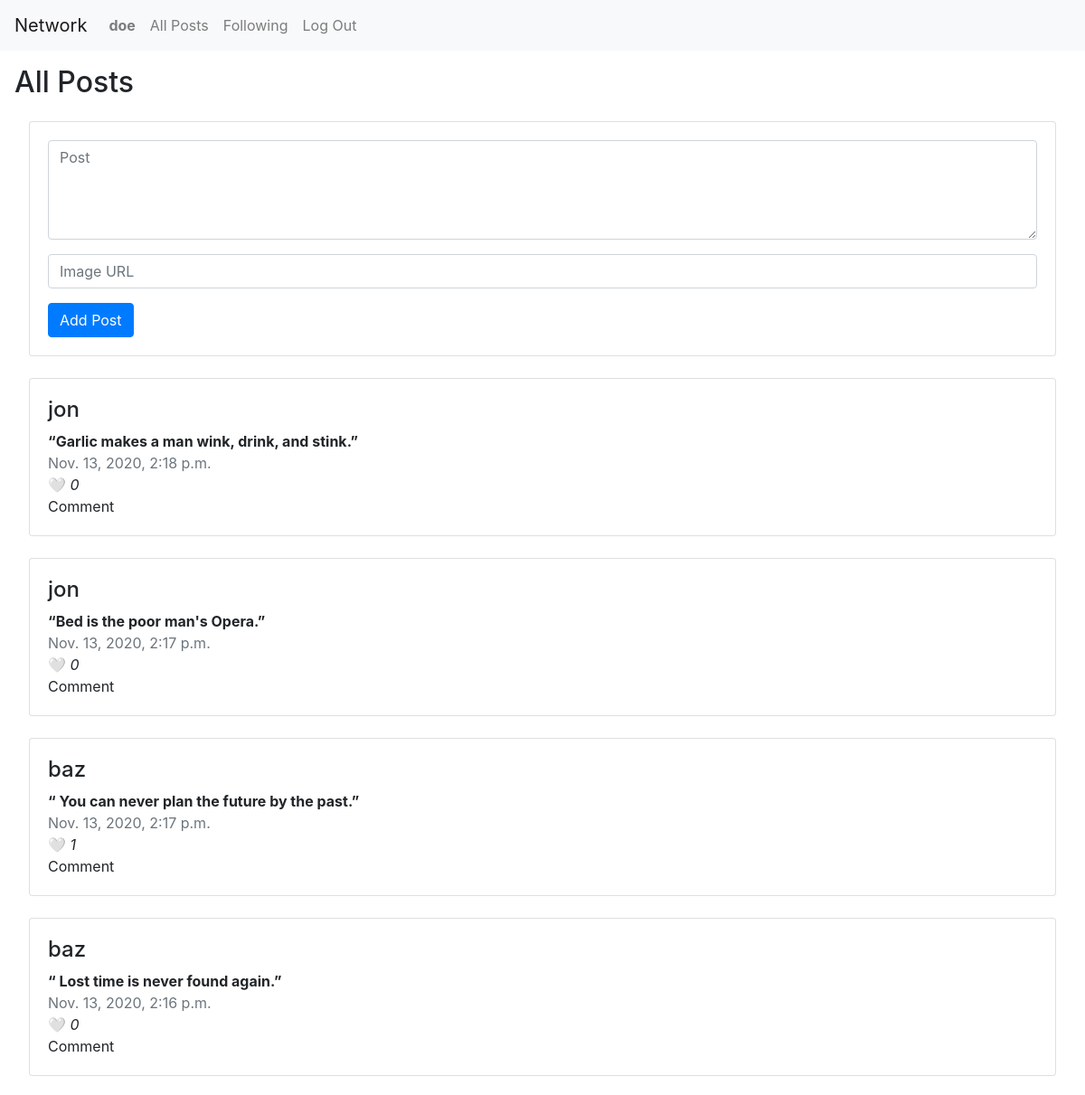
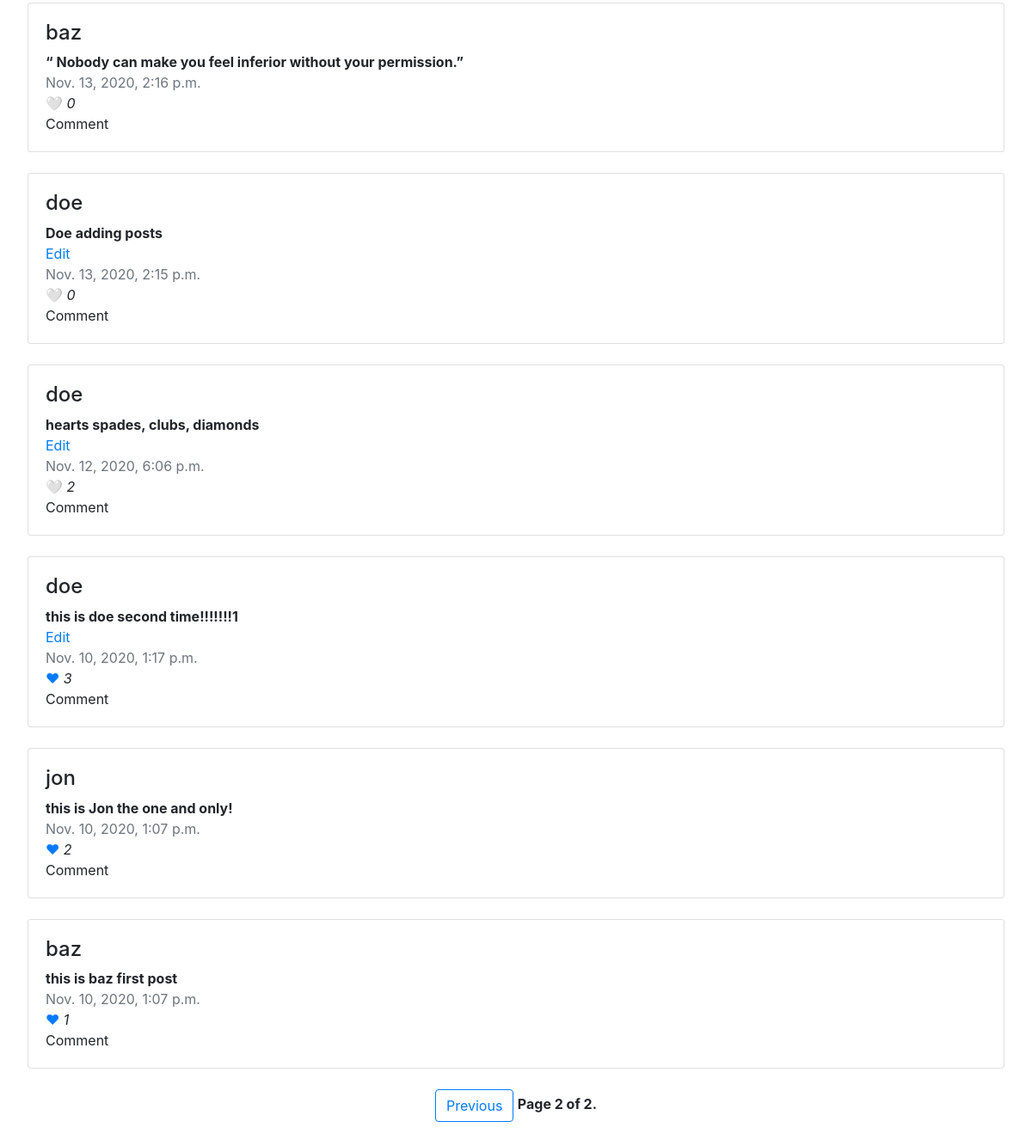
/?page=2 (signed in), run on the app's committed database (2 pictures, top to bottom).
### network/models.py (models this page shows)
class User(AbstractUser):
    pass

class NewPost(models.Model):
    creator = models.CharField(max_length=64)
    text = models.TextField(verbose_name="Description")
    image = models.URLField(blank=True, verbose_name="Image URL", null=True)
    like = models.IntegerField()
    timeStamp = models.DateTimeField(auto_now_add=True,null=True)
    liked = models.ManyToManyField(User, blank=True, related_name="liked_user")
    objects = models.Manager()

### network/views.py (the view)
# urls.py: path("", views.index, name="index"),
def index(request):
    form = NewPostForm(request.POST)
    posts = NewPost.objects.order_by("-timeStamp").all()
    paginator = Paginator(posts, 10)
    page_number = request.GET.get('page')
    page_obj = paginator.get_page(page_number)
    return render(request, "network/index.html", {
        "title" : "All Posts",
        "posts" : posts.order_by("-timeStamp").all(),
        "form": form,
        "page_obj" : page_obj
    })

### network/views.py
class NewPostForm(forms.Form):
    text = forms.CharField(widget=forms.Textarea(attrs={'placeholder' : 'Post', 'class' : 'form-control', 'rows' : 4}))
    image = forms.CharField(label="Image URL", required=False, widget=forms.TextInput(attrs={'placeholder' : 'Image URL', 'class' : 'form-control', 'autocomplete' : 'off'}))

### network/templates/network/index.html (shortened to what this page needs)
{% extends "network/layout.html" %}
{% block body %}
    {% if title %}
        <h2>{{title}}</h2>
    {% endif %}
        <div class="card-column" style="padding: 1em;">
        {% if user.is_authenticated %}
            {% if title == "All Posts" %}
                <div class="card">
                    <div class="card-body">
                        <form action="{% url 'newpost' %}" method="post">
                            {% for item in form %}
                                <div class="form-group">{{ item }}</div>
                            {% endfor %}
                            <button class="btn btn-primary" type="submit">Add Post</button>
                        </form>
                    </div>
                </div>
                <br>
            {% endif %}
        {% endif %}
        {% if posts %}
            {% for post in page_obj %}
                <div class="card">
                    <div class="card-body">
                    <ul class="list-group list-group-horizontal" style="list-style-type: none;">
                        <li>
                            <a href="{% url 'profile' post.creator %}" style="color:inherit" id="creator-{{post.id}}"><h4>{{ post.creator }}</h4></a>
                            <strong id="post-{{post.id}}">{{ post.text }}</strong><br>
                            {% if request.user.username == post.creator %}
                                <a href="javascript:check_edit({{post.id}})" id="edit-{{post.id}}" style="display: block;">Edit</a>
                            {% endif %}
                            <a class="text-muted">{{ post.timeStamp }}<br>
                            {% if user.is_authenticated %}
                                {% if not request.user in post.liked.all %}
                                    <a href="javascript:toggle({{post.id}})" id="like-{{post.id}}" style="text-decoration:none;">🤍</a>
                                {% else %}
                                    <a href="javascript:toggle({{post.id}})" id="like-{{post.id}}" style="text-decoration:none;">❤</a>
                                {% endif %}
                            {% else %}
                                Likes:
                            {% endif %}
                            <i id="numLike-{{post.id}}">{{ post.like }}</i><br>
                            Comment</a>
                        </li>
                    </ul>
                    </div>
                </div>
                <br>
            {% endfor %}
            <div class="pagination justify-content-center">
                <span class="step-links">
                    {% if page_obj.has_previous %}
                        <button class="btn btn-outline-primary"><a href="?page={{ page_obj.previous_page_number }}" style="color:inherit; text-decoration: none;">Previous</a></button>
                    {% endif %}
                    <span class="current">
                        <strong>Page {{ page_obj.number }} of {{ page_obj.paginator.num_pages }}.</strong>
                    </span>
                </span>
            </div>
        {% endif %}
    </div>
{% endblock %}

### network/templates/network/layout.html (shortened to what this page needs)
{% load static %}
<!DOCTYPE html>
<html lang="en">
    <head>
        <link rel="stylesheet" href="https://stackpath.bootstrapcdn.com/bootstrap/4.4.1/css/bootstrap.min.css">
        <link href="{% static 'network/styles.css' %}" rel="stylesheet">
    </head>
    <body>
        <nav class="navbar navbar-expand navbar-light bg-light">
            <a class="navbar-brand" href="{% url 'index' %}">Network</a>
            <div>
              <ul class="navbar-nav mr-auto">
                {% if user.is_authenticated %}
                    <li class="nav-item">
                        <a class="nav-link" href="{% url 'profile' user.username %}"><strong>{{ user.username }}</strong></a>
                    </li>
                {% endif %}
                <li class="nav-item">
                  <a class="nav-link" href="{% url 'index' %}">All Posts</a>
                </li>
                {% if user.is_authenticated %}
                    <li class="nav-item">
                        <a class="nav-link" href="{% url 'following' %}">Following</a>
                    </li>
                    <li class="nav-item">
                        <a class="nav-link" href="{% url 'logout' %}">Log Out</a>
                    </li>
                {% endif %}
              </ul>
            </div>
          </nav>
        <div class="body">
            <div style="padding: 1em;">
            {% block body %}
            {% endblock %}
            </div>
        </div>
    </body>
</html>

### data on the page
User: username "doe"
NewPost: creator "jon", text "“Garlic makes a man wink, drink, and stink.”", timeStamp "Nov. 13, 2020, 2:18 p.m.", like "0"
NewPost: creator "jon", text "“Bed is the poor man's Opera.”", timeStamp "Nov. 13, 2020, 2:17 p.m.", like "0"
NewPost: creator "baz", text "“ You can never plan the future by the past.”", timeStamp "Nov. 13, 2020, 2:17 p.m.", like "1"
NewPost: creator "baz", text "“ Lost time is never found again.”", timeStamp "Nov. 13, 2020, 2:16 p.m.", like "0"
NewPost: creator "baz", text "“ Nobody can make you feel inferior without your permission.”", timeStamp "Nov. 13, 2020, 2:16 p.m.", like "0"
NewPost: creator "doe", text "Doe adding posts", timeStamp "Nov. 13, 2020, 2:15 p.m.", like "0"
NewPost: creator "doe", text "hearts spades, clubs, diamonds", timeStamp "Nov. 12, 2020, 6:06 p.m.", like "2"
NewPost: creator "doe", text "this is doe second time!!!!!!!1", timeStamp "Nov. 10, 2020, 1:17 p.m.", like "3"
NewPost: creator "jon", text "this is Jon the one and only!", timeStamp "Nov. 10, 2020, 1:07 p.m.", like "2"
NewPost: creator "baz", text "this is baz first post", timeStamp "Nov. 10, 2020, 1:07 p.m.", like "1"

### other printed values
{{ title }} "All Posts"
{{ page_obj.number }} "2"
{{ page_obj.paginator.num_pages }} "2"
